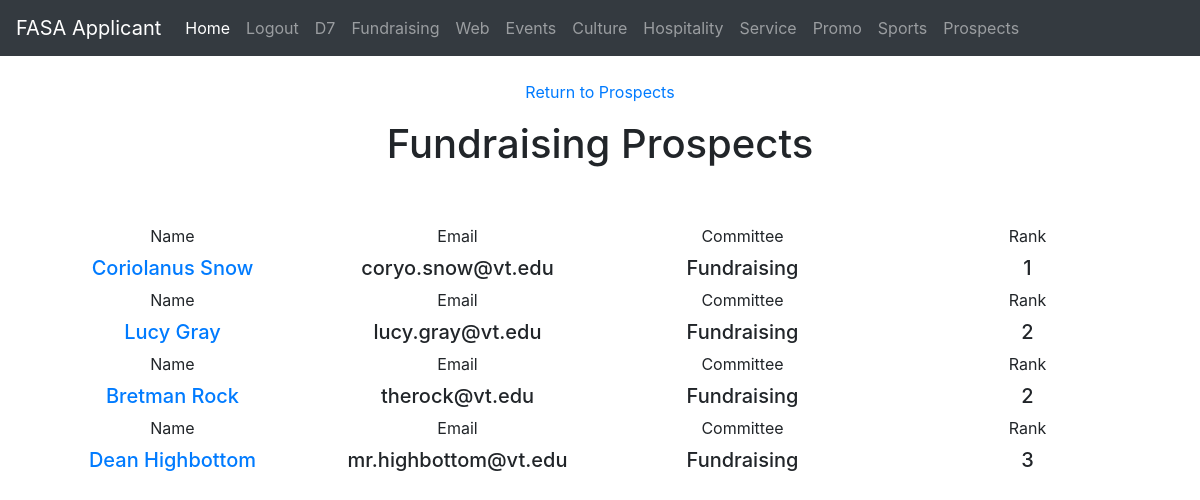
Page /fundraising (signed in) on the committed database.
### run.py (models this page shows, shortened)
class CommitteeData(committee_db.Model):
    id = committee_db.Column(committee_db.Integer, primary_key = True)
    email = committee_db.Column(committee_db.String(100), nullable = False, unique = True)
    first_choice = committee_db.Column(committee_db.String(100))
    second_choice = committee_db.Column(committee_db.String(100))
    third_choice = committee_db.Column(committee_db.String(100))

class MainData(main_db.Model):
    id = main_db.Column(main_db.Integer, primary_key = True)
    first_name = main_db.Column(main_db.String(30), unique = False, nullable = False)
    last_name = main_db.Column(main_db.String(30), unique = False, nullable = False)
    username = main_db.Column(main_db.String(30), unique = False, nullable = False)
    email = main_db.Column(main_db.String(120), unique = True, nullable = False)
    address = main_db.Column(main_db.String(200), unique = False, nullable = False)
    major = main_db.Column(main_db.String(100), unique = False, nullable = False)
    year = main_db.Column(main_db.String(30), unique = False, nullable = False)
    phone_number = main_db.Column(db.String(20), unique = False, nullable = False)

### run.py (the view)
@app.route("/fundraising")
@login_required
def fundraising():
    user_list = CommitteeData.query.all()
    first_list = []
    second_list = []
    third_list = []
    for user in user_list:
        if user.first_choice == str("Fundraising") or user.second_choice == str("Fundraising") or user.third_choice == str("Fundraising"):
            digit = 0
            main_data = MainData.query.filter_by(email=user.email).first()
            committee_data = CommitteeData.query.filter_by(email=user.email).first()
            courses_data = CoursesData.query.filter_by(email=user.email).first()
            questions_data = QuestionsData.query.filter_by(email=user.email).first()
            if (user.first_choice == str("Fundraising")):
                digit = 1
                inserted_user = Filter(user.email, "Fundraising", digit, main_data, committee_data, courses_data, questions_data)
                first_list.append(inserted_user)
            elif (user.second_choice == str("Fundraising")):
                digit = 2
                inserted_user = Filter(user.email, "Fundraising", digit, main_data, committee_data, courses_data, questions_data)
                second_list.append(inserted_user)
            elif (user.third_choice == str("Fundraising")):
                digit = 3
                inserted_user = Filter(user.email, "Fundraising", digit, main_data, committee_data, courses_data, questions_data)
                third_list.append(inserted_user)
    return render_template("fundraising.html", first_list=first_list, second_list=second_list, third_list=third_list)

### run.py (called while the page is built)
@login_manager.user_loader
def load_user(user_id):
    return User.query.get(int(user_id))

### templates/fundraising.html
{% extends "layou2.html" %}
{% block content %}
<center>
                <p><a href="{{ url_for('prospects') }}">Return to Prospects</a></p>
    <h1>Fundraising Prospects</h1>
    <br>
    <br>
    {% for user in first_list %}
        <div class = "row">
        <div class="col-sm">
          <label for="year">Name</label>
            <h5><a href="{{ url_for('prospect_info', email = user.email) }}">{{ user.main_data.first_name }} {{ user.main_data.last_name }}</a></h5>
        </div>
        <div class="col-sm">
          <label for="year">Email</label>
            <h5>{{ user.email }}</h5>
        </div>
            <div class = "col-sm">
                <label for="something">Committee</label>
                <h5>{{ user.committee }}</h5>
            </div>
            <div class = "col-sm">
                <label for="something">Rank</label>
                <h5>{{ user.digit }}</h5>
            </div>
        </div>
    {% endfor %}
     {% for user in second_list %}
        <div class = "row">
        <div class="col-sm">
          <label for="year">Name</label>
            <h5><a href="{{ url_for('prospect_info', email = user.email) }}">{{ user.main_data.first_name }} {{ user.main_data.last_name }}</a></h5>
        </div>
        <div class="col-sm">
          <label for="year">Email</label>
            <h5>{{ user.email }}</h5>
        </div>
            <div class = "col-sm">
                <label for="something">Committee</label>
                <h5>{{ user.committee }}</h5>
            </div>
            <div class = "col-sm">
                <label for="something">Rank</label>
                <h5>{{ user.digit }}</h5>
            </div>
        </div>
    {% endfor %}
     {% for user in third_list %}
        <div class = "row">
        <div class="col-sm">
          <label for="year">Name</label>
            <h5><a href="{{ url_for('prospect_info', email = user.email) }}">{{ user.main_data.first_name }} {{ user.main_data.last_name }}</a></h5>
        </div>
        <div class="col-sm">
          <label for="year">Email</label>
            <h5>{{ user.email }}</h5>
        </div>
            <div class = "col-sm">
                <label for="something">Committee</label>
                <h5>{{ user.committee }}</h5>
            </div>
            <div class = "col-sm">
                <label for="something">Rank</label>
                <h5>{{ user.digit }}</h5>
            </div>
        </div>
    {% endfor %}
     </center>
{% endblock content %}

### rows in the picture
CommitteeData: main_data.first_name "Coriolanus", main_data.last_name "Snow", email "coryo.snow@vt.edu", committee "Fundraising", digit "1"
CommitteeData: main_data.first_name "Lucy", main_data.last_name "Gray", email "lucy.gray@vt.edu", committee "Fundraising", digit "2"
CommitteeData: main_data.first_name "Bretman", main_data.last_name "Rock", email "therock@vt.edu", committee "Fundraising", digit "2"
CommitteeData: main_data.first_name "Dean", main_data.last_name "Highbottom", email "mr.highbottom@vt.edu", committee "Fundraising", digit "3"
